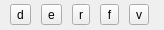
<?xml version="1.0" encoding="UTF-8"?>
<ui version="4.0">
 <class>Form</class>
 <widget class="QWidget" name="Form">
  <property name="geometry">
   <rect>
    <x>0</x>
    <y>0</y>
    <width>164</width>
    <height>30</height>
   </rect>
  </property>
  <property name="windowTitle">
   <string>Form</string>
  </property>
  <layout class="QHBoxLayout" name="horizontalLayout">
   <property name="spacing">
    <number>2</number>
   </property>
   <property name="leftMargin">
    <number>2</number>
   </property>
   <property name="topMargin">
    <number>0</number>
   </property>
   <property name="rightMargin">
    <number>2</number>
   </property>
   <property name="bottomMargin">
    <number>0</number>
   </property>
   <item>
    <widget class="QToolButton" name="tb_delete">
     <property name="toolTip">
      <string>Remove from queue (DCOR data is not deleted)</string>
     </property>
     <property name="text">
      <string>d</string>
     </property>
     <property name="icon">
      <iconset theme="trash"/>
     </property>
    </widget>
   </item>
   <item>
    <widget class="QToolButton" name="tb_error">
     <property name="toolTip">
      <string>Show error message</string>
     </property>
     <property name="text">
      <string>e</string>
     </property>
     <property name="icon">
      <iconset theme="exclamation-triangle"/>
     </property>
    </widget>
   </item>
   <item>
    <widget class="QToolButton" name="tb_retry">
     <property name="toolTip">
      <string>Retry upload</string>
     </property>
     <property name="text">
      <string>r</string>
     </property>
     <property name="icon">
      <iconset theme="redo"/>
     </property>
    </widget>
   </item>
   <item>
    <widget class="QToolButton" name="tb_folder">
     <property name="toolTip">
      <string>Open download location</string>
     </property>
     <property name="text">
      <string>f</string>
     </property>
     <property name="icon">
      <iconset theme="folder"/>
     </property>
    </widget>
   </item>
   <item>
    <widget class="QToolButton" name="tb_view">
     <property name="toolTip">
      <string>View dataset online</string>
     </property>
     <property name="text">
      <string>v</string>
     </property>
     <property name="icon">
      <iconset theme="eye"/>
     </property>
    </widget>
   </item>
  </layout>
 </widget>
 <resources/>
 <connections/>
</ui>
